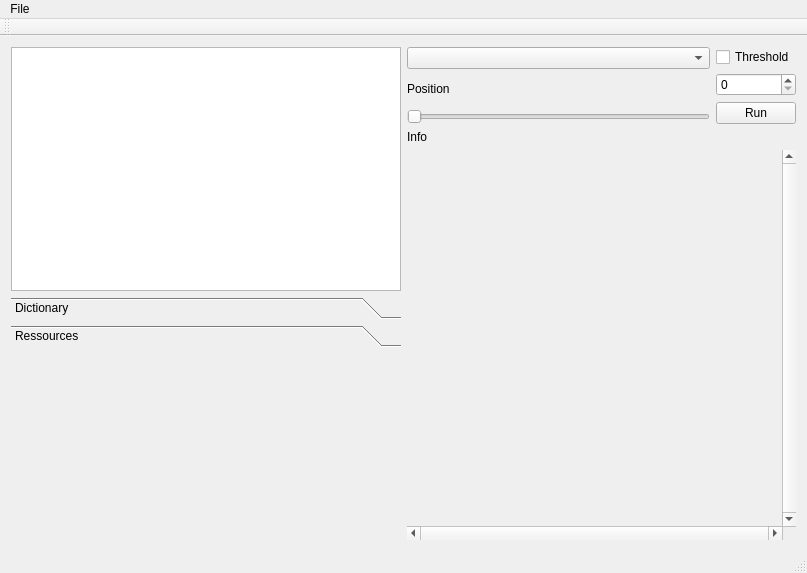
<?xml version="1.0" encoding="UTF-8"?>
<ui version="4.0">
 <class>MainWindow</class>
 <widget class="QMainWindow" name="MainWindow">
  <property name="geometry">
   <rect>
    <x>0</x>
    <y>0</y>
    <width>807</width>
    <height>573</height>
   </rect>
  </property>
  <property name="windowTitle">
   <string>AntHouse GUI</string>
  </property>
  <widget class="QWidget" name="centralWidget">
   <property name="maximumSize">
    <size>
     <width>805</width>
     <height>507</height>
    </size>
   </property>
   <layout class="QHBoxLayout" name="horizontalLayout_7">
    <property name="sizeConstraint">
     <enum>QLayout::SetMaximumSize</enum>
    </property>
    <item>
     <layout class="QVBoxLayout" name="verticalLayout_4">
      <item>
       <widget class="QListWidget" name="listWidget"/>
      </item>
      <item>
       <widget class="QToolBox" name="toolBox">
        <property name="currentIndex">
         <number>1</number>
        </property>
        <widget class="QWidget" name="dictionary">
         <property name="geometry">
          <rect>
           <x>0</x>
           <y>0</y>
           <width>98</width>
           <height>96</height>
          </rect>
         </property>
         <attribute name="label">
          <string>Dictionary</string>
         </attribute>
         <layout class="QHBoxLayout" name="horizontalLayout_5">
          <item>
           <widget class="QTableWidget" name="tableWidget">
            <property name="alternatingRowColors">
             <bool>true</bool>
            </property>
            <property name="rowCount">
             <number>2</number>
            </property>
            <property name="columnCount">
             <number>2</number>
            </property>
            <attribute name="verticalHeaderVisible">
             <bool>false</bool>
            </attribute>
            <row/>
            <row/>
            <column/>
            <column/>
           </widget>
          </item>
         </layout>
        </widget>
        <widget class="QWidget" name="ressources">
         <property name="geometry">
          <rect>
           <x>0</x>
           <y>0</y>
           <width>389</width>
           <height>178</height>
          </rect>
         </property>
         <attribute name="label">
          <string>Ressources</string>
         </attribute>
        </widget>
       </widget>
      </item>
     </layout>
    </item>
    <item>
     <layout class="QHBoxLayout" name="horizontalLayout">
      <property name="sizeConstraint">
       <enum>QLayout::SetMaximumSize</enum>
      </property>
      <item>
       <layout class="QVBoxLayout" name="verticalLayout">
        <property name="leftMargin">
         <number>0</number>
        </property>
        <property name="rightMargin">
         <number>0</number>
        </property>
        <item>
         <layout class="QHBoxLayout" name="horizontalLayout_3">
          <item>
           <layout class="QVBoxLayout" name="verticalLayout_2">
            <item>
             <widget class="QComboBox" name="axisSelection"/>
            </item>
            <item>
             <widget class="QLabel" name="SlicePosition">
              <property name="text">
               <string>Position</string>
              </property>
              <property name="buddy">
               <cstring>sequenceSlider</cstring>
              </property>
             </widget>
            </item>
            <item>
             <widget class="QSlider" name="sequenceSlider">
              <property name="orientation">
               <enum>Qt::Horizontal</enum>
              </property>
             </widget>
            </item>
           </layout>
          </item>
          <item>
           <layout class="QVBoxLayout" name="verticalLayout_7">
            <item>
             <widget class="QCheckBox" name="checkBox">
              <property name="text">
               <string>Threshold</string>
              </property>
             </widget>
            </item>
            <item>
             <widget class="QSpinBox" name="binSpinBox">
              <property name="maximum">
               <number>255</number>
              </property>
             </widget>
            </item>
            <item>
             <widget class="QPushButton" name="binPushButton">
              <property name="text">
               <string>Run</string>
              </property>
             </widget>
            </item>
           </layout>
          </item>
         </layout>
        </item>
        <item>
         <widget class="QLabel" name="infoLabel">
          <property name="text">
           <string>Info</string>
          </property>
         </widget>
        </item>
        <item>
         <widget class="QScrollArea" name="scrollArea">
          <property name="mouseTracking">
           <bool>true</bool>
          </property>
          <property name="contextMenuPolicy">
           <enum>Qt::NoContextMenu</enum>
          </property>
          <property name="frameShape">
           <enum>QFrame::NoFrame</enum>
          </property>
          <property name="frameShadow">
           <enum>QFrame::Plain</enum>
          </property>
          <property name="lineWidth">
           <number>0</number>
          </property>
          <property name="verticalScrollBarPolicy">
           <enum>Qt::ScrollBarAlwaysOn</enum>
          </property>
          <property name="horizontalScrollBarPolicy">
           <enum>Qt::ScrollBarAlwaysOn</enum>
          </property>
          <property name="widgetResizable">
           <bool>true</bool>
          </property>
          <property name="alignment">
           <set>Qt::AlignCenter</set>
          </property>
          <widget class="QWidget" name="scrollAreaWidgetContents">
           <property name="geometry">
            <rect>
             <x>0</x>
             <y>0</y>
             <width>373</width>
             <height>351</height>
            </rect>
           </property>
           <layout class="QVBoxLayout" name="verticalLayout_6">
            <property name="spacing">
             <number>0</number>
            </property>
            <property name="margin">
             <number>0</number>
            </property>
            <item>
             <widget class="QLabel" name="_labelSliceView">
              <property name="mouseTracking">
               <bool>true</bool>
              </property>
              <property name="contextMenuPolicy">
               <enum>Qt::NoContextMenu</enum>
              </property>
              <property name="lineWidth">
               <number>0</number>
              </property>
              <property name="text">
               <string/>
              </property>
              <property name="alignment">
               <set>Qt::AlignLeading|Qt::AlignLeft|Qt::AlignTop</set>
              </property>
             </widget>
            </item>
           </layout>
          </widget>
         </widget>
        </item>
       </layout>
      </item>
     </layout>
    </item>
   </layout>
  </widget>
  <widget class="QMenuBar" name="menuBar">
   <property name="geometry">
    <rect>
     <x>0</x>
     <y>0</y>
     <width>807</width>
     <height>25</height>
    </rect>
   </property>
   <widget class="QMenu" name="menuFile">
    <property name="title">
     <string>File</string>
    </property>
    <addaction name="actionOpen_project"/>
    <addaction name="actionOpen_folder"/>
    <addaction name="actionClose_folder"/>
    <addaction name="separator"/>
    <addaction name="actionExit"/>
   </widget>
   <addaction name="menuFile"/>
  </widget>
  <widget class="QToolBar" name="mainToolBar">
   <attribute name="toolBarArea">
    <enum>TopToolBarArea</enum>
   </attribute>
   <attribute name="toolBarBreak">
    <bool>false</bool>
   </attribute>
  </widget>
  <widget class="QStatusBar" name="statusBar"/>
  <action name="actionOpen_folder">
   <property name="text">
    <string>Import dicom folder</string>
   </property>
   <property name="shortcut">
    <string>Ctrl+I</string>
   </property>
  </action>
  <action name="actionClose_folder">
   <property name="text">
    <string>Close folder</string>
   </property>
   <property name="shortcut">
    <string>Ctrl+W</string>
   </property>
  </action>
  <action name="actionExit">
   <property name="text">
    <string>Exit</string>
   </property>
   <property name="shortcut">
    <string>Ctrl+X</string>
   </property>
  </action>
  <action name="actionOpen_project">
   <property name="text">
    <string>Open project</string>
   </property>
   <property name="shortcut">
    <string>Ctrl+O</string>
   </property>
  </action>
 </widget>
 <layoutdefault spacing="6" margin="11"/>
 <resources/>
 <connections/>
</ui>
